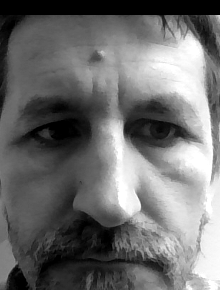
#> input picture 5_feladatsor/data/1554965537.bmp, 220 x 290 px; its folder holds only this picture in this run
$ jupyter execute --allow-errors 5_feladat_Tomi.ipynb   (shell and % lines are left out)
#> lines starting #> are read from the running program, lines starting #| are printed output that depends on the picture
# V. HÁZI FELADAT

Ezt a feladatsort tetszőleges nyelven meg lehet oldani. A kimeneti adatok ábrázolásához minden esetben használjuk a jupyter notebookot! Az ábrák legyenek áttekinthetőek, és szerepeljen rajtuk tengelyfelirat!

[cell 1]
from glob import glob
import cv2
import numpy as np
import scipy.linalg
import matplotlib.pyplot as plt
%pylab inline
from scipy import signal
import pandas as pd

# Főkomponens-analízis

A főkomponens-analízis (angol nevén principal component analysis - PCA), más néven Karhunen-Loève-transzformáció, egy olyan lineáris eljárás, mely egy $D$ dimenziós vektorokból álló adathathalmazt egy ortogonális transzformáció - azaz $D$ dimenziós forgatás - segítségével olyan új bázisra visz át, ahol az adatvektorok közötti _kovariancia_ zérus. Az eredeti adatvektorok új bázis szerinti kifejtési együtthatóit főkomponenseknek nevezzük.

A főkomponens-analízis másképpen is megfogalmazható: Első lépésben keressük azt az irányvektort, melyre levetítve az adatvektorokat a projektált vektorok hosszának szórása maximálisnak adódik. Második lépésben levonjuk az adatvektorokból az így megtalált vektorra vett projekciót, majd az eljárást megismételjük oly módon, hogy megköveteljük, a következő irányvektor legyen merőleges az előzőleg megtaláltra. Az eljárást $D$-szer megismételve előáll a keresett bázis, melyen az adatvektorokat kifejtve meghatározhatók a főkomponensek.

Jelöljük az adatvektorokat $\mathbf{x}_1, \mathbf{x}_2, ... \mathbf{x}_N$-nel, melyek mindegyike $D$ elemű. Legyen az $\mathbf{X}$ mátrix olyan, hogy sorvektoronként tartalmazza az $\mathbf{x}_i$ adatvektorokat, azaz $N$ sora és $D$ oszlopa van:

$$
X_{ij} =
\begin{bmatrix}
    x_{11}       & x_{12} & x_{13} & \dots & x_{1D} \\
    x_{21}       & x_{22} & x_{23} & \dots & x_{2D} \\
    ... \\
    x_{N1}       & x_{N2} & x_{N3} & \dots & x_{ND}
\end{bmatrix},
$$

ahol az első index adatvektorokat, a második pedig a vektorkomponenseket indexeli.

### A kovarianciamátrix módszere

Az $X$ mátrix segítségével a főkomponensek megtalálására több ekvivalens módszert is találhatunk. Elsőként tekintsük az adatvektorok kovarianciamátrixát, melyet az $\mathbf{X}$ mátrix segítségével a következő alakban írhatunk:

$$
\mathbf{C} = \frac{1}{N}(\mathbf{X} - \mathbf{\mu})^\mathrm{T}(\mathbf{X} - \mathbf{\mu}),
$$

ahol $\mathbf{X} - \mathbf{\mu}$ úgy értelmezendő, hogy a mátrix minden sorából levonjuk az oszloponként vett átlagot. Könnyű látni, hogy a kovarianciamátrix mindig $D \times D$ méretű, tehát ha a a dimenziószám nagy, és kevés adatvektor van, azaz $D \gg N$, akkor a kovarianciamátrix előállítása nem célszerű.

### A duális főkomponens-analízis

Ha fennáll, hogy $D \gg N$, akkor érdemesebb a

$$
\tilde{\mathbf{C}} = \frac{1}{N}(\mathbf{X} - \mathbf{\mu})(\mathbf{X} - \mathbf{\mu})^\mathrm{T}
$$

mátrixot tekinteni, melyről belátható, hogy sajátértékei megegyeznek $\mathbf{C}$ nem zérus sajátértékeivel, a sajátvektoraira pedig fennáll, hogy

$$
\mathbf{v_i} = \frac{1}{\sqrt{N\lambda_i}} (\mathbf{X} - \mathbf{\mu}) \tilde{\mathbf{v}}_i.
$$

Ez utóbbi kifejezés úgy ellenőrizhető, felírjuk a duális problémában szereplő $(\mathbf{X} - \mathbf{\mu})(\mathbf{X} - \mathbf{\mu})^\mathrm{T}$ mátrix sajátérték-egyenletét, majd balról megszorozzuk $(\mathbf{X} - \mathbf{\mu})$-vel.

### Főkomponens-analízis szingulárisérték-dekompozícióval

A szingulárisérték-dekompozíció (singular value decomposition - SVD) során egy tetszőleges $N \times M$ alakú mátrixot a következő módon faktorizálunk:

$$
\mathbf{X} = \mathbf{U} \mathbf{S} \mathbf{V}^\mathrm{T},
$$

ahol az $\mathbf{S}$ mátrix diagonális, és főátlójában az ún. szinguláris értékeket tartalmazza, $\mathbf{V}^\mathrm{T}$ oszlopaiban a jobboldali szinguláris vektorok, $\mathbf{U}$ soraiban pedig a baloldali szinguláris vektorok jelennek meg. A szinguláris értékek száma $K = \min(M, N)$, $\mathbf{U}$ és $\mathbf{V}^\mathrm{T}$ pedig általában $N \times N$ és $M \times M$ alakú mátrixok. Belátható, hogy

* az $\mathbf{U}$ baloldali szinguláris vektorok azonosak az $\mathbf{X}\mathbf{X}^\mathrm{T}$ mátrix ortonormált sajátvektoraival
* a $\mathbf{V}$ jobboldali szinguláris vektorok azonosak az $\mathbf{X}^\mathrm{T}\mathbf{X}$ mátrix ortonormált sajátvektoraival
* a nem zérus szinguláris értékek azonosak $\mathbf{X}\mathbf{X}^\mathrm{T}$ és $\mathbf{X}^\mathrm{T}\mathbf{X}$ nem zérus sajátértékeivel

Ezek figyelembe vételével a főkomponens-analízis közvetlenül SVD segítségével is elvégezhető, tekintve, hogy

$$
\mathbf{X}^\mathrm{T}\mathbf{X} =
  (\mathbf{V} \mathbf{S}^\mathrm{T} \mathbf{U}^\mathrm{T})(\mathbf{U} \mathbf{S} \mathbf{V}^\mathrm{T}) =
  \mathbf{V} \mathbf{S}^\mathrm{T} (\mathbf{U}^\mathrm{T} \mathbf{U}) \mathbf{S} \mathbf{V}^\mathrm{T} =
  \mathbf{V} \mathbf{S}^\mathrm{T} \mathbf{S} \mathbf{V}^\mathrm{T} =
  \mathbf{V} \mathbf{S}^2 \mathbf{V}^\mathrm{T}.
$$

A szingulárisérték-dekompozíció megvalósítására léteznek hatékony algoritmusok, így a kovarianciamátrix előállítása általában nem célszerű, de ha mégis szükséges, akkor többnyire a sajátérték-probléma megoldására is SVD-t használunk.

### A főkomponensek meghatározása

Fejtsük ki az eredeti adatvektorokat a kovarianciamátrix sajátvektorai által definiált bázison, azaz határozzuk meg az adatvektorok főkomponenseit! Ehhez elegendő belátni, hogy a főkomponensek előállnak a következő alakban:

$$
\mathbf{PC} = (\mathbf{X} - \mathbf{\mu}) \mathbf{V},
$$

ahol $\mathbf{V}$ a normált sajátvektorokból, mint oszlopvektorokból alkotott mátrix.

### Dimenzióredukció főkomponens-analízis segítségével

A kovarianciamátrix sajátértékei azt adják meg, hogy a nekik megfelelő sajátvektorokkal kijelölt irányokban mekkora az adatvektorok szórása. Belátható, hogy ha csak a néhány legnagyobb sajátértékhez tartozó sajátvektort, illetve főkomponenst tartjuk meg, akkor az adatvektoroknak egy olyan projekciójához jutunk, mely számot ad az adatokban rejlő variancia nagy részéről, viszont figyelmen hagyja azokat az irányokat, melyekben inkább csak zaj látható. Emiatt a főkomponensanalízis egy hatékony lineáris adattömörítési, illetve zajszűrési eljárás is.

Ha a nagy dimenziószám nem indokolja, akkor a legnagyobb sajátértékek előállításához célszerű az SVD-n alapuló módszert alkalmazni, ugyanis az SVD-algoritmusok eleve nagyság szerint csökkenő sorrendben adják vissza a szinguláris értékeket. Ilyenkor a főkomponenseket nem az teljes sajátbázisra számítjuk ki, hanem csak az első $k$ legnagyobb szinguláris értékhez tartozó szinguláris vektort tartjuk meg a $\mathbf{V}$ mátrixból, és így végezzük el a korábbi kifejtést:

$$
\mathbf{PC}^{(k)} = (\mathbf{X} - \mathbf{\mu}) \mathbf{V}^{(k)},
$$

# Feladatok

## 1. feladat - Főkomponens-analízis két dimenzióban

Az alábbi függvény egy fent definiált alakú $\mathbf{X}$ mátrixot hoz létre. Ábrázoljuk a mátrixban tárolt adatvektorokat egy grafikonon pontok segítségével. Az ábrázoláskor állítsuk a grafikon vízszintes és függőleges méretét, valamint a tengelyek értéktartományát azonosra, hogy a különböző irányú szórások jól láthatók legyenek. Próbáljuk meg szemmel megállapítani, hogy mik lehetnek azok az irányok, melyekre levetítve az adatpontokat maximális lesz a projekciók hosszának szórása.

[cell 2]
def gen_rand(N):
    mu = 6 * np.random.rand(2) - 3.0
    t = np.pi * np.random.rand()
    R = np.array([[np.cos(t), -np.sin(t)], [np.sin(t), np.cos(t)]])
    sig = 2 * np.random.rand()
    C = np.diag([sig, sig + 3 * np.random.rand()])
    C = np.dot(R, np.dot(C, np.linalg.inv(R)))
    X = np.random.multivariate_normal(mu, C, N)
    return X

Számítsuk ki az adatvektorok kovarianciamátrixát, majd oldjuk meg a kovarianciamátrix sajátérték-problémáját! Készítsünk egy ábrát, melyen az $\mathbf{X}$ mátrixban szereplő adatpontokra rárajzoljuk a kovarianciamátrix sajátvektorait oly módon, hogy a sajátvektorok hossza egyezzen meg a hozzájuk tartozó sajátértékkel! Ügyeljünk a sajátvektorok normálására, és arra hogy a sajátvektorokat a ponthalmaz súlypontjából kiindulva kell ábrázolni!

[cell 3]
genrand = gen_rand(500)
genrand = genrand - genrand.mean(axis = 0)
genrand0 = genrand[:,0]
genrand1 = genrand[:,1]

covariancia = cov(genrand[:,0],genrand[:,1])
ertek,vektor=eig(covariancia)
v1=vektor[:,0]
v2=vektor[:,1]
v1_norm= v1 *(abs(ertek[0]))
v2_norm=v2 *(abs(ertek[1]))
f=genrand.mean(axis=0)
V1 = np.array([v1_norm,v2_norm])
origin = f[0], f[1]

figure(num=None, figsize=(6, 6), dpi=80, facecolor='w', edgecolor='k')
plot(genrand0,genrand1, '.',alpha=0.4)
#quiver(*origin,V[:,0],V[:,1], angles= 'xy', scale=10)
annotate("",xy = (origin),xytext=(V1[0]),arrowprops=dict(arrowstyle='<-',linewidth=2))
annotate("",xy = (origin),xytext=(V1[1]),arrowprops=dict(arrowstyle='<-',linewidth=2))
plot(f[0],f[1],'ro')
#xlim(-7,7)
#ylim(-7,7)
axis('equal');

print(v1_norm,v2_norm)
#https://matplotlib.org/api/_as_gen/matplotlib.axes.Axes.quiver.html
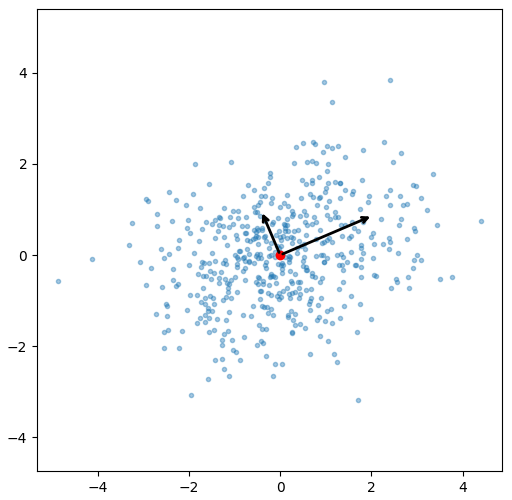
#> figure drawn by matplotlib, 1 panel

# Kifejtve az új bázison

[cell 4]
pca_y = np.dot(genrand, vektor)
cov1 = cov(pca_y[:,0],pca_y[:,1])
ert1,vek1 = eig(cov1)
k_átl=pca_y.mean(axis=0)
figure(num=None, figsize=(6, 6), dpi=80, facecolor='w', edgecolor='k')
origin = k_átl[0],k_átl[1]
plot(pca_y[:,0],pca_y[:,1],'.', alpha=0.4,label='Elforgatott')
#plot(genrand0,genrand1,'.', alpha=0.4, label='Eredeti')
#quiver(*origin,vek1[0],vek1[1],scale = 10)
plot(*origin,'ro')
annotate("",xy = (origin),xytext=(vek1[0]),arrowprops=dict(arrowstyle='<-',linewidth=2))
annotate("",xy = (origin),xytext=(vek1[1]),arrowprops=dict(arrowstyle='<-',linewidth=2))
legend(loc='upper left')
axis('equal');

print(vek1) # egységvektor
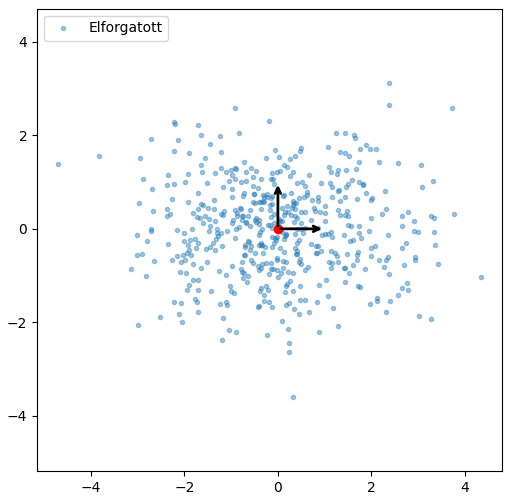
#> figure drawn by matplotlib, 1 panel

 Határozzuk meg, és ábrázoljuk az adatvektorok főkomponenseit azonos osztásközű skálák mellett! Mit figyelhetünk meg?

[cell 5]
t = linspace(-10,10,500)
plot(t,pca_y[:,0],'.')
plot(t,pca_y[:,1],'.')
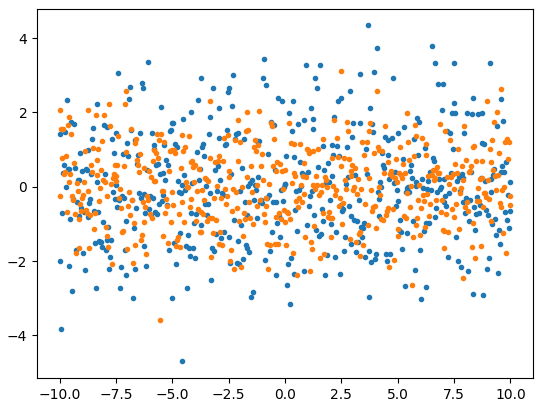
#> figure drawn by matplotlib, 1 panel; curve peaks at x = 3.67, y = 4.34; curve peaks at x = 2.46, y = 3.12

# SVD

Oldjuk meg az előző feladatot most a kovarianciamátrix meghatározása helyett közvetlenül szingulárisérték-dekompozícióval! Hogyan kaphatjuk vissza az SVD eredményéből a kovarianciamátrix sajátértékeit?

[cell 6]
from numpy import array
from scipy.linalg import svd

[cell 7]
n, m = genrand.shape
U, s, Vh = np.linalg.svd(genrand, full_matrices=False,compute_uv=True)
#sajátértékek
eigvals = square(s) / (n - 1)
#Vh = Vh+ vektor-Vh
vtper0 = Vh[:,0]*eigvals[0]
vtper1 = Vh[:,1]*eigvals[1]
vtper0=vtper0*-1
f=genrand.mean(axis=0)
figure(num=None, figsize=(6, 6), dpi=80, facecolor='w', edgecolor='k')
V = array([vtper0,vtper1])
origin = f[0], f[1]

plot(genrand0,genrand1, '.',alpha=0.4)
#quiver(*origin,V[:,0],V[:,1],scale=10)
annotate("",xy = (origin),xytext=(V[0]),arrowprops=dict(arrowstyle='<-',linewidth=2))
annotate("",xy = (origin),xytext=(V[1]),arrowprops=dict(arrowstyle='<-',linewidth=2))
plot(f[0],f[1],'ro')
axis('equal');
#print(vtper1)


eigvals,ertek
#print(V)
#print(V1)

[cell 8]
svd_y = np.dot(U,diag(s))
cov2 = cov(svd_y[:,1],svd_y[:,0])
ert2,vek2 = eig(cov2)
svd_átl=svd_y.mean(axis=0)
figure(num=None, figsize=(6, 6), dpi=80, facecolor='w', edgecolor='k')
origin = svd_átl[0],svd_átl[1]
#quiver(*origin,vek2[0],vek2[1],scale = 10)
annotate("",xy = (origin),xytext=(vek2[0]),arrowprops=dict(arrowstyle='<-',linewidth=2))
annotate("",xy = (origin),xytext=(vek2[1]),arrowprops=dict(arrowstyle='<-',linewidth=2))
plot(svd_y[:,0],svd_y[:,1],'.', alpha=0.4,label='Elforgatott')
#plot(genrand0,genrand1,'.', alpha=0.4,label='Eredeti')
legend(loc='upper left')
plot(f[0],f[1],'ro')
axis('equal');

print(vek2) # egység vektor
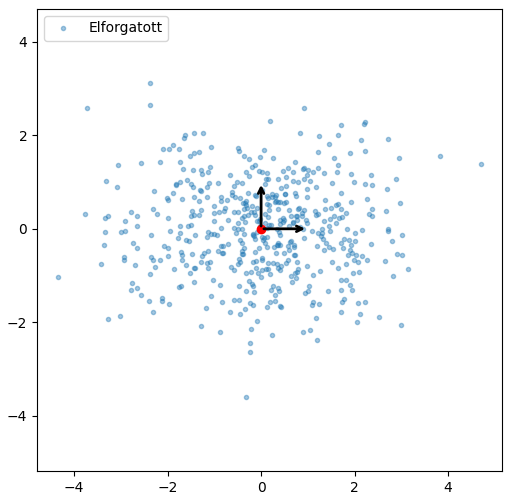
#> figure drawn by matplotlib, 1 panel

[cell 9]
plot(t,svd_y[:,0],'.')
plot(t,svd_y[:,1],'.')
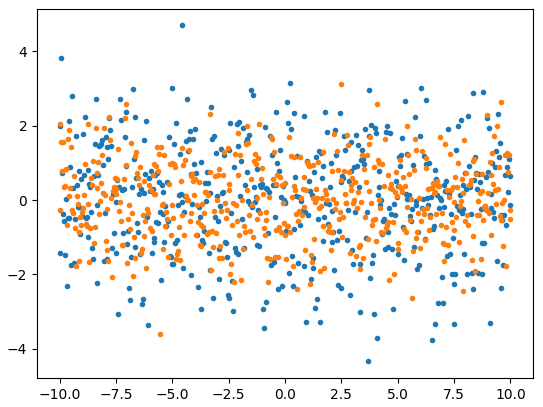
#> figure drawn by matplotlib, 1 panel; curve peaks at x = -4.55, y = 4.7; curve peaks at x = 2.46, y = 3.12

[cell 10]
#X = P D Q^t, ellenörzés
X_a = U @ diag(s) @ Vh
print(np.std(genrand), np.std(X_a), np.std(genrand - X_a))

## 2. feladat - Sajátarcok meghatározása

Az alábbi függvény az évfolyam hallgatóiról készült fényképeket tölti be egy `numpy` adattömbbe. Az adattömb indexei a következők:

* 1: A fénykép sorszáma 0-tól
* 2: A fényképek sorainak száma (290)
* 3: A fényképek oszlopainak száma (220)

A szürkeárnyalatos fényképek úgy ábrázolódnak a számítógépben, hogy minden pixelhez egy 0 és 255 közötti egész szám tartozik (uint8 adattípus). A 0 érték fekete pixelt, a 255 fehéret, a köztes értékek pedig egy lineáris skálán a szürke különböző árnyalatait jelentik. A képek megjelenítás a `matplotlib` `imshow` parancsa használható, az alábbi példák szerint.

A feladat, hogy alakítsük át a képeket adatvektorrá (például a `reshape`, `flatten` vagy `ravel` függvény segítségével), majd végezzük el az adatvektorok főkomponens-analízisét, azaz határozzuk meg azt a bázist, melyen a képekből készített adatvektorok korrelálatlanok. Mivel jelen esetben a $D = 290 \cdot 220 = 63800$ dimenziószám jóval nagyobb, mint $N$, a képek száma, ezért a bevezetőben említett lehetőségek közül csak a duális-PCA jöhet szóba.

Miután meghatároztuk a sajátvektorokat (sajátarcokat)

* ábrázoljuk a sajátértékeket csökkenő sorrendben, a sorszámuk függvényében
* keressük meg azt a legkisebb sajátértéket, ami még kilógónak tekinthető
* alakítsuk vissza a sajátvektorokat képpé, és ábrázoljuk a nagy sajátértékekhez tartozó sajátvektorokat

Ezek után készítsük el a sajátvektorokból készült csonkolt bázist, majd határozzuk meg az egyes arcokhoz tartozó főkomponenseket. Készítsük el az arcok csonkolt bázison történő rekonstrukcióját. Hány sajátvektor megtartása szükséges ahhoz, hogy az arcok felismerhetőek legyenek?

Próbáljunk meg egy olyan arcot kifejteni a kapott bázison, melyet nem használtunk fel a bázis meghatározásához.

[cell 11]
def load_pics():
    files = glob('data/*.bmp')
    img = cv2.imread(files[0])
#> img is the input picture: shape (290, 220, 3); min 0, max 255, mean 109.6
    imgs = np.empty((len(files), img.shape[0], img.shape[1]), dtype=np.uint8)
    for i in range(0, len(files)):
        imgs[i,:,:] = cv2.imread(files[i])[:,:,0]
    return imgs

[cell 12]
imgs = load_pics()
#> (the rest of this cell did not finish here and is left out)

[cell 13]
arr = []
for j in range(imgs.shape[0]):
    arr.append(imgs[j].flatten())
arr = array(arr)
arr = arr-arr.mean(axis=0)

[cell 14]
n,m = arr.shape
#> n = 1; m = 63800
cov_img = (arr@arr.T)/n-1
#> cov_img = [-1]
val,vec=eig(cov_img)
#> val = [-1]; vec = [1]
shape(arr)
#> Out = (1, 63800)

[cell 15]
vec_new = []
for j in range(shape(vec)[0]):
    vec_new.append((arr.T@vec[:,j])/sqrt(n*val[j]))
vec_new = array(vec_new)
shape(vec_new)
#> Out = (1, 63800)

[cell 16]
plot(val) # látszik, hogy 20 felett már nem igaszán szállít értéket
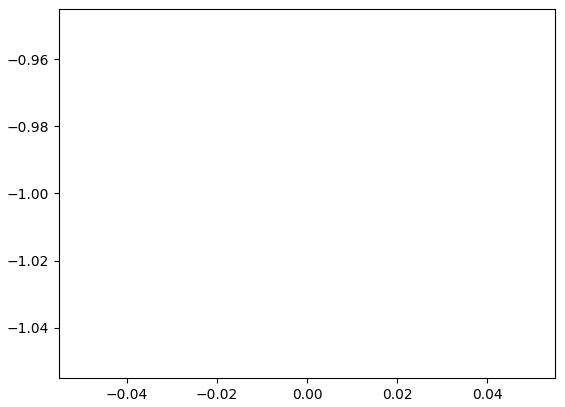
#> figure drawn by matplotlib, 1 panel
#> the sliders are set to x = 50
